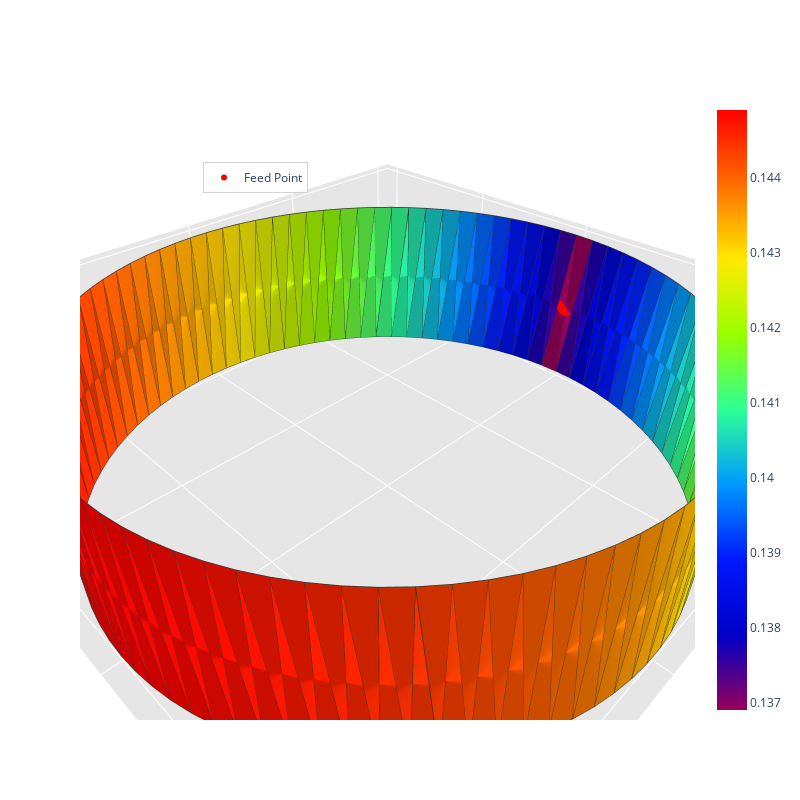

Write notebook code for a chart like this one.
### Code cell
# Mesure du temps de début
start_time = time.time()

feed_point = np.array([-1, 0, 0])
frequency = 4.8e6

radiation_algorithm(filename_mesh, frequency, feed_point)

elapsed_time = time.time() - start_time
print(f"Temps écoulé pour le traitement de l'antenne étudiée : {elapsed_time:.6f} secondes")
print('\n')

### Figure 1 — Plotly figure (JSON) as saved in the notebook; plotly's stock layout.template omitted (floating-point values rounded to 4 significant figures; data arrays with more than 128 entries replaced by an {"elided": "..."} marker saying what was removed)
{"data": [{"facecolor": {"elided": "180 str values"}, "i": {"elided": "180 int values"}, "j": {"elided": "180 int values"}, "k": {"elided": "180 int values"}, "name": "", "type": "mesh3d", "x": {"elided": "180 float values"}, "y": {"elided": "180 float values"}, "z": {"elided": "180 float values"}}, {"line": {"color": "rgb(50, 50, 50)", "width": 1.5}, "mode": "lines", "showlegend": false, "type": "scatter3d", "x": {"elided": "900 float values"}, "y": {"elided": "900 float values"}, "z": {"elided": "900 float values"}}, {"hoverinfo": "none", "marker": {"color": [0.1369, 0.1449], "colorscale": [[0, "rgb(150, 0, 90)"], [0.125, "rgb(0, 0, 200)"], [0.25, "rgb(0, 25, 255)"], [0.375, "rgb(0, 152, 255)"], [0.5, "rgb(44, 255, 150)"], [0.625, "rgb(151, 255, 0)"], [0.75, "rgb(255, 234, 0)"], [0.875, "rgb(255, 111, 0)"], [1, "rgb(255, 0, 0)"]], "showscale": true, "size": 0.1}, "mode": "markers", "showlegend": false, "type": "scatter3d", "x": [1.0], "y": [0.0], "z": [0.02]}, {"marker": {"color": "red", "size": 6, "symbol": "circle"}, "mode": "markers+text", "name": "Feed Point", "type": "scatter3d", "x": [-1], "y": [0], "z": [0]}], "layout": {"height": 800, "legend": {"bgcolor": "rgba(255,255,255,0.7)", "bordercolor": "lightgray", "borderwidth": 1, "x": 0.2, "xanchor": "left", "y": 0.9, "yanchor": "top"}, "scene": {"aspectratio": {"x": 1, "y": 0.9994, "z": 0.3}, "camera": {"eye": {"x": 0.65, "y": 0.65, "z": 0.65}}, "xaxis": {"backgroundcolor": "rgb(230, 230, 230)", "gridcolor": "rgb(255, 255, 255)", "showbackground": true, "zerolinecolor": "rgb(255, 255, 255)"}, "yaxis": {"backgroundcolor": "rgb(230, 230, 230)", "gridcolor": "rgb(255, 255, 255)", "showbackground": true, "zerolinecolor": "rgb(255, 255, 255)"}, "zaxis": {"backgroundcolor": "rgb(230, 230, 230)", "gridcolor": "rgb(255, 255, 255)", "showbackground": true, "zerolinecolor": "rgb(255, 255, 255)"}}, "title": {"text": ""}, "width": 800}}
